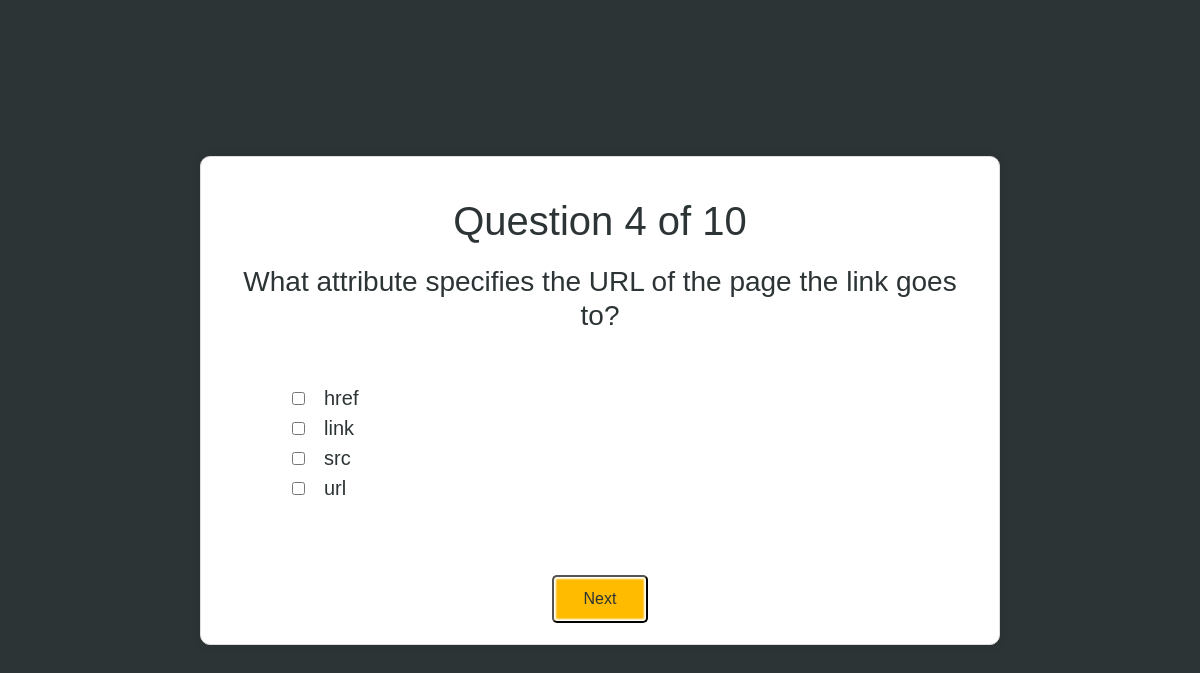
/quiz_view/5/4/, run on the app's committed database.
### quiz/models.py (models this page shows, shortened)
class Question(models.Model):
    quiz = models.ForeignKey(Quiz, on_delete=models.CASCADE)
    text = models.CharField(max_length=200)

class Choice(models.Model):
    question = models.ForeignKey(Question, on_delete=models.CASCADE)
    text = models.CharField(max_length=100)
    is_correct = models.BooleanField(default=False)

### quiz/views.py (the view, shortened to what this page needs)
# urls.py: path('quiz_view/<int:quiz_id>/<int:question_number>/', qz.quiz_view, name='quiz_view'),
def quiz_view(request, quiz_id, question_number=1):
    quiz = Quiz.objects.get(id=quiz_id)
    questions = Question.objects.filter(quiz=quiz)
    current_question = questions[question_number - 1]
    context = {
        'quiz': quiz,
        'question': current_question,
        'question_number': question_number,
        'total_questions': len(questions)
    }
    return render(request, 'quiz_view.html', context)

### templates/quiz_view.html (shortened to what this page needs)
{% extends "base2.html" %}
{% block base %}
<!DOCTYPE html>
<html lang="en">
<head>
    <link rel="stylesheet" href="https://maxcdn.bootstrapcdn.com/font-awesome/4.7.0/css/font-awesome.min.css">
    <link rel="stylesheet" href="/static/bootstrap-css/bootstrap.css">
    <link rel="stylesheet" href="/static/css/styleWelcome.css">
    <link rel="stylesheet" href="/static/css/quiz.css">
</head>
<body>
   <div class="quiz-content">
        <div class="quiz-main-heading">
            <h1>Question {{ question_number }} of {{ total_questions }}</h1>
        </div>
        <form action="{% url 'quiz_view' quiz.id question_number %}" method="post">
            <div class="quiz-main-heading">
                <h3>{{ question.text }}</h3>
            </div>
            <div class="quiz-options" >
                <ul>
                    {% for choice in question.choice_set.all %}
                        <input type="checkbox" id="choice_{{ choice.id }}" name="choice" value="{{ choice.id }}">{{ choice.text }}<br>
                    {% endfor %}
                </ul>
            </div>
            <div class="btn-container" >
                <button id="btnH1" type="submit">Next</button>
            </div>
        </form>
    </div>
</body>
</html>
{% endblock base %}

### static/css/styleWelcome.css (style rules this page uses)
* { margin: 0; padding: 0; }
html { scroll-behavior: smooth; }

### static/css/quiz.css (style rules this page uses)
* { box-sizing: border-box; margin: 0; padding: 0; }
body { font-family: Arial, sans-serif; background-color: #2d3436; color: #fff; }
.quiz-content { max-width: 800px; margin: 40px auto; padding: 20px; background-color: #fff; border: 1px solid #ddd; border-radius: 10px; box-shadow: 0 0 10px rgba(0, 0, 0, 0.1); }
.quiz-main-heading { margin-bottom: 20px; }
.quiz-main-heading h1,.quiz-main-heading h3 { color: #2d3436; text-align: center; margin-bottom: 10px; }
.quiz-options { margin-top: 20px; color:#2d3436; padding:11px ; }
.quiz-options ul { list-style: none; margin-left: 60px; margin-top: 20px; margin-bottom: 10px; font-size: 20px; }
.quiz-options input[type="checkbox"] { margin-right: 19px; padding: 20px; }
.btn-container { text-align: center; margin-top: 50px; }
#btnH1 { background-color: #ffbb00; color: #2d3436; padding: 10px 30px; font-size: 16px; cursor: pointer; display: inline-block; text-align: center; margin: 1px; box-shadow: inset 0 0 2px 2px white; border-radius: 5px; }

### data on the page
Question: text "What attribute specifies the URL of the page the link goes to?"
Choice: text "href"
Choice: text "link"
Choice: text "src"
Choice: text "url"

### other printed values
{{ question_number }} "4"
{{ total_questions }} "10"
